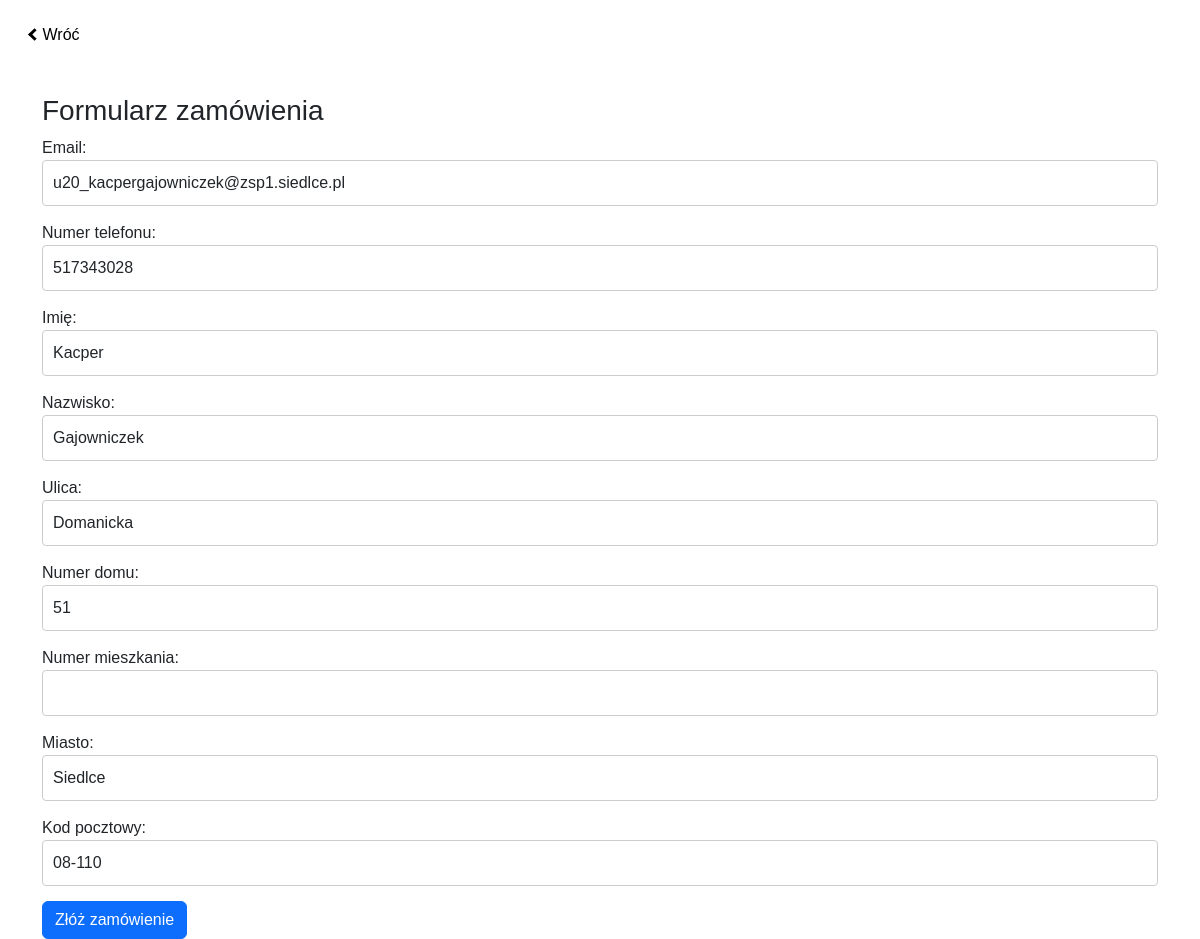
The page /projekt/zamowienie.php (signed in) on the database its author committed.
### tables this page shows
CREATE TABLE `uzytkownicy` (
  `id_uzytkownika` int NOT NULL,
  `username` varchar(50) NOT NULL,
  `email` varchar(100) NOT NULL,
  `haslo` varchar(255) NOT NULL,
  `imie` varchar(50) NOT NULL,
  `nazwisko` varchar(50) NOT NULL,
  `notatka` varchar(255) DEFAULT NULL,
  `rola` enum('admin','uzytkownik') NOT NULL DEFAULT 'uzytkownik',
  `reset_token_hash` varchar(255) DEFAULT NULL,
  `reset_token_expires_at` datetime DEFAULT NULL
);

CREATE TABLE `kontakty` (
  `id_kontaktu` int NOT NULL,
  `nr_tel` varchar(15) DEFAULT NULL,
  `email` varchar(100) DEFAULT NULL,
  `id_uzytkownika` int DEFAULT NULL
);

CREATE TABLE `adresy` (
  `id_adresu` int NOT NULL,
  `ulica` varchar(100) NOT NULL,
  `nr_domu` varchar(10) NOT NULL,
  `nr_mieszkania` varchar(10) DEFAULT NULL,
  `miasto` varchar(100) NOT NULL,
  `kod_pocztowy` varchar(10) NOT NULL,
  `id_uzytkownika` int DEFAULT NULL
);

### projekt/zamowienie.php (the view, shortened to what this page needs)
<?php
require_once 'database.php';
$isLoggedIn = isset($_SESSION['user_id']);
$user_id = $isLoggedIn ? $_SESSION['user_id'] : null;
$formData = [
    'email' => '',
    'nr_tel' => '',
    'imie' => '',
    'nazwisko' => '',
    'ulica' => '',
    'nr_domu' => '',
    'nr_mieszkania' => '',
    'miasto' => '',
    'kod_pocztowy' => ''
];
if ($isLoggedIn) {
    $sql = "SELECT u.email,u.imie,u.nazwisko,a.ulica,a.nr_domu, a.nr_mieszkania,a.miasto,a.kod_pocztowy,k.nr_tel
            FROM uzytkownicy u
            LEFT JOIN adresy a ON u.id_uzytkownika =a.id_uzytkownika
            LEFT JOIN kontakty k ON u.id_uzytkownika=k.id_uzytkownika
            WHERE u.id_uzytkownika=?";
    $stmt = $conn->prepare($sql);
    $stmt->bind_param("i", $user_id);
    $stmt->execute();
    $result = $stmt->get_result();
    if ($result->num_rows > 0) {
        $data = $result->fetch_assoc();
        foreach ($formData as $klucz => $wartosc_klucz) {
            if (!empty($data[$klucz])) {
                $formData[$klucz] = $data[$klucz];
            }
        }
    }
}
?>
<!DOCTYPE html>
<html lang="pl">
<head>
    <link rel="stylesheet" href="style.css">
</head>
<body>
<div class="containerArrow">
    <a class="strzalka" href="koszyk.php"><i class="arrow right"></i>Wróć</a>
  </div>
    <div class="container mt-4">
        <h3>Formularz zamówienia</h3>
        <form method="POST">
            <div class="form-group">
                <label>Email:</label>
                <input type="email" name="email" class="form-control" value="<?php echo htmlspecialchars($formData['email']); ?>" required>
            </div>
            <div class="form-group">
                <label>Numer telefonu:</label>
                <input type="text" name="nr_tel" class="form-control" pattern="\d{9,15}"
                    value="<?php echo htmlspecialchars($formData['nr_tel']); ?>" required>
            </div>
            <div class="form-group">
                <label>Imię:</label>
                <input type="text" name="imie" class="form-control" pattern="[A-Za-zĄąĆćĘęŁłŃńÓóŚśŹźŻż\s]+"
                    value="<?php echo htmlspecialchars($formData['imie']); ?>" required>
            </div>
            <div class="form-group">
                <label>Nazwisko:</label>
                <input type="text" name="nazwisko" class="form-control" pattern="[A-Za-zĄąĆćĘęŁłŃńÓóŚśŹźŻż\s]+"
                    value="<?php echo htmlspecialchars($formData['nazwisko']); ?>" required>
            </div>
            <div class="form-group">
                <label>Ulica:</label>
                <input type="text" name="ulica" class="form-control" pattern="[A-Za-zĄąĆćĘęŁłŃńÓóŚśŹźŻż\s]+"
                    value="<?php echo htmlspecialchars($formData['ulica']); ?>" required>
            </div>
            <div class="form-group">
                <label>Numer domu:</label>
                <input type="text" name="nr_domu" class="form-control" pattern="\d+"
                    value="<?php echo htmlspecialchars($formData['nr_domu']); ?>" required>
            </div>
            <div class="form-group">
                <label>Numer mieszkania:</label>
                <input type="text" name="nr_mieszkania" class="form-control" pattern="\d*"
                    value="<?php echo htmlspecialchars($formData['nr_mieszkania']); ?>">
            </div>
            <div class="form-group">
                <label>Miasto:</label>
                <input type="text" name="miasto" class="form-control" pattern="[A-Za-zĄąĆćĘęŁłŃńÓóŚśŹźŻż\s]+"
                    value="<?php echo htmlspecialchars($formData['miasto']); ?>" required>
            </div>
            <div class="form-group">
                <label>Kod pocztowy:</label>
                <input type="text" name="kod_pocztowy" class="form-control" pattern="\d{2}-\d{3}"
                    value="<?php echo htmlspecialchars($formData['kod_pocztowy']); ?>" required>
            </div>
            <button type="submit" class="btn btn-primary">Złóż zamówienie</button>
        </form>
    </div>
</body>
</html>

### rows shown on the page
uzytkownicy: email "u20_kacpergajowniczek@zsp1.siedlce.pl", nr_tel "517343028", imie "Kacper", nazwisko "Gajowniczek", ulica "Domanicka", nr_domu "51", miasto "Siedlce", kod_pocztowy "08-110"
